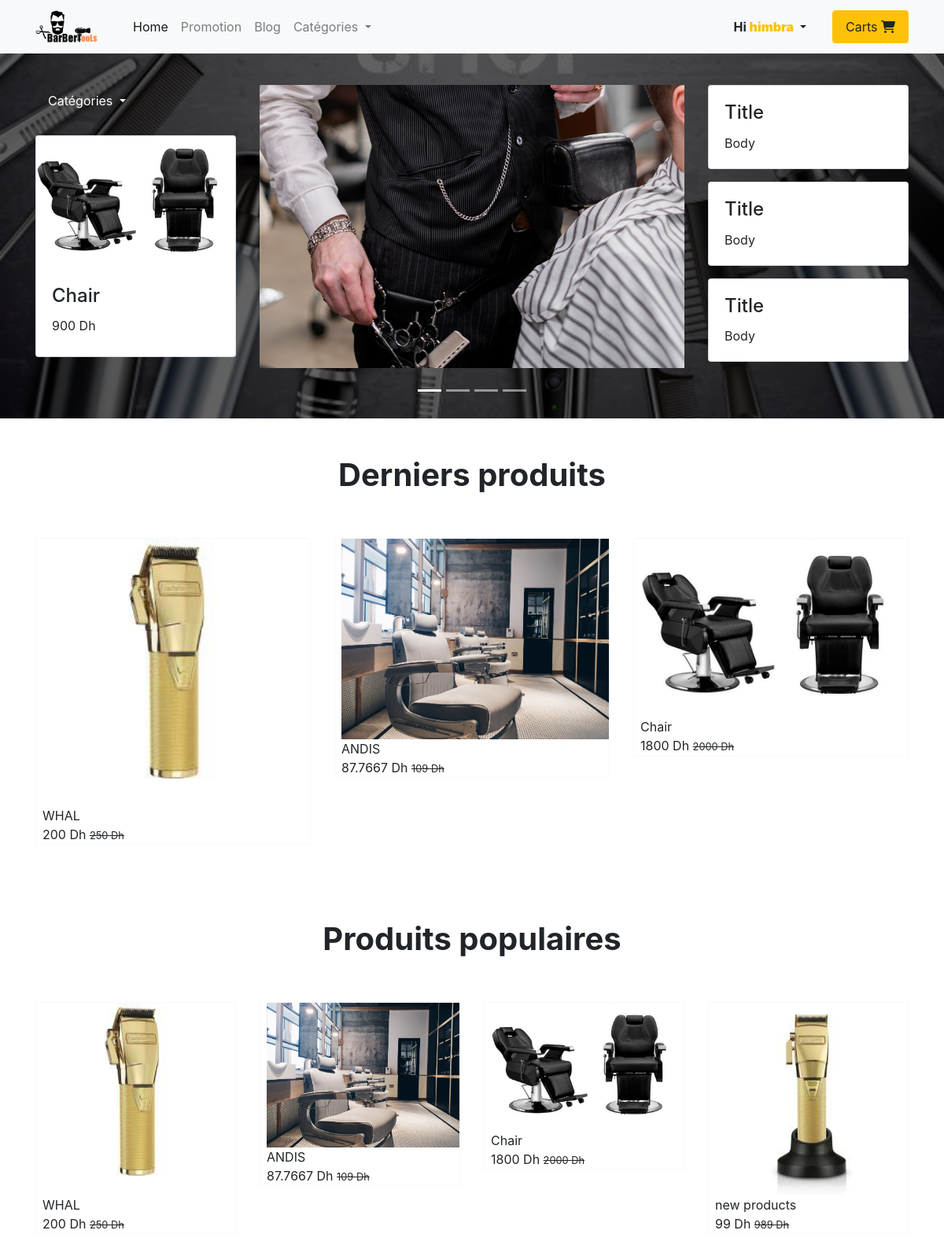
Page /website/views/index.php (signed in) on the committed database.
### tables this page shows
CREATE TABLE `users` (
  `id` int(11) NOT NULL,
  `username` varchar(255) NOT NULL,
  `Password` varchar(255) NOT NULL,
  `email` varchar(255) NOT NULL,
  `groupID` int(11) NOT NULL DEFAULT 0
);

CREATE TABLE `products` (
  `prodId` int(11) NOT NULL,
  `prodName` varchar(255) NOT NULL,
  `catId` int(11) NOT NULL,
  `description` varchar(255) NOT NULL,
  `descriptionGeneral` varchar(1000) NOT NULL,
  `price` double NOT NULL,
  `oldP` double NOT NULL,
  `statusProd` int(11) NOT NULL DEFAULT 1,
  `image` varchar(255) NOT NULL,
  `image1` varchar(255) NOT NULL,
  `image2` varchar(255) NOT NULL,
  `image3` varchar(255) NOT NULL
);

### website/models/connect.php (called while the page is built, shortened)
<?php
class DbConnect{
    private $host = 'localhost';
    private $username = 'root';
    private $password = '';
    private $database = 'barber_tools';
    protected $connection;
    public function __construct(){
        if (!isset($this->connection)) {
            $this->connection = new mysqli($this->host, $this->username, $this->password, $this->database);
        }
        return $this->connection;
    }
}
?>

### website/models/cat-class.php (called while the page is built, shortened)
<?php
include_once('connect.php');
class Category extends DbConnect{
    public function selectProd($table)
    {
        $sql = "SELECT * FROM ".$table;
        $array = array();
        $query = mysqli_query($this->connection,$sql);
        while($row = mysqli_fetch_assoc($query)){
            $array[] = $row;
        }
        return $array;
    }
}
?>

### website/models/users.php (called while the page is built, shortened)
<?php
include_once('connect.php');
class User extends DbConnect{
    public function details($sql){
        $query = $this->connection->query($sql);
        $row = $query->fetch_array();
        return $row;
    }
}

### website/models/prod-class.php (called while the page is built, shortened)
<?php
include_once('connect.php');
class Product extends DbConnect{
    public function selectProd3()
    {
        $sql = "SELECT * FROM products LIMIT 3";
        $array = array();
        $query = mysqli_query($this->connection,$sql);
        while($row = mysqli_fetch_assoc($query)){
            $array[] = $row;
        }
        return $array;
    }
    public function selectProd4()
    {
        $sql = "SELECT * FROM products LIMIT 4";
        $array = array();
        $query = mysqli_query($this->connection,$sql);
        while($row = mysqli_fetch_assoc($query)){
            $array[] = $row;
        }
        return $array;
    }
}
?>

### website/views/index.php (the view, shortened to what this page needs)
<?php
include_once('../models/users.php');
$user = new User();
if (isset($_SESSION['user'])){
$sql = "SELECT * FROM users WHERE id = '".$_SESSION['user']."'";
$row = $user->details($sql);
}
?>
<!doctype html>
<html lang="en">
<head>
    <link rel="stylesheet" href="../public/assets/css/bootstrap.min.css">
    <link rel="stylesheet" href="../public/assets/css/style.css">
</head>
<body>
    <?php include_once "includes/navbar.php"?>
    <section class="slideBg" style="background-image: url('../public/assets/images/2.jpg')">
        <div class="SlideContent">
            <div class="container py-5">
                <div class="row">
                    <div class="col-sm-3">
                        <ul class="list-group">
                            <li class="nav-item dropdown">
                                <a class="nav-link dropdown-toggle text-white" type="button"  id="navbardrop" data-toggle="dropdown">
                                    Catégories
                                </a>
                                    <?php
                                    include_once "../models/cat-class.php";
                                    ?>
                            </li>
                        </ul>
                        <div class="card text-left mt-4 h-75">
                          <img class="card-img-top" src="../public/assets/images/ch4.jpg" alt="">
                          <div class="card-body">
                            <h4 class="card-title">Chair</h4>
                            <p class="card-text">900 Dh</p>
                          </div>
                        </div>
                    </div>
                    <div class="col-sm-6 mb-3">
                        <div id="carouselId" class="carousel slide " data-ride="carousel">
                            <div class="carousel-inner" role="listbox">
                                <div class="carousel-item active">
                                    <img src="../public/assets/images/slide1.jpg" width="100%">
                                </div>
                            </div>
                            <ol class="carousel-indicators mb-n5 pb-2">
                                <li data-target="#carouselId" data-slide-to="0" class="active"></li>
                                <li data-target="#carouselId" data-slide-to="1"></li>
                                <li data-target="#carouselId" data-slide-to="2"></li>
                                <li data-target="#carouselId" data-slide-to="3"></li>
                            </ol>
                        </div>
                    </div>
                    <div class="col-sm-3 ">
                        <div class="d-flex flex-column">
                            <div class="card text-left mb-3">
                              <div class="card-body">
                                <h4 class="card-title">Title</h4>
                                <p class="card-text">Body</p>
                              </div>
                            </div>
                            <div class="card text-left mb-3">
                              <div class="card-body">
                                <h4 class="card-title">Title</h4>
                                <p class="card-text">Body</p>
                              </div>
                            </div>
                            <div class="card text-left">
                              <div class="card-body">
                                <h4 class="card-title">Title</h4>
                                <p class="card-text">Body</p>
                              </div>
                            </div>
                        </div>
                    </div>
                </div>
            </div>
        </div>
    </section>
    <section>
        <div class="container my-5">
            <h1 class="text-center"><b>Derniers produits</b></h1>
            <div class="row py-5 ">
                <?php
                include_once "../models/prod-class.php";
                $prod = new Product();
                $mr = $prod->selectProd3();
                foreach ($mr as $prodRows){
                ?>
                <div class="col-md-4">
                    <div class="thumbnail border border-light pl-2">
                        <a href="showProduct.php?id=<?php echo $prodRows['prodId'];?>">
                            <img src="../public/images/<?php echo $prodRows['image'];?>" alt="Lights" width=100%>
                            <div class="caption">
                                <a><?php echo $prodRows['prodName'];?></a><br>
                                <span><?php echo $prodRows['price'];?> Dh</span>
                                <small><del><?php echo $prodRows['oldP'];?> Dh</del></small>
                            </div>
                        </a>
                    </div>
                </div>
                <?php }?>
            </div>
        </div>
    </section>
    <section>
        <div class="container my-5">
            <h1 class="text-center"><b>Produits populaires</b></h1>
            <div class="row py-5 ">
                <?php
                include_once "../models/prod-class.php";
                $prod = new Product();
                $mr = $prod->selectProd4();
                foreach ($mr as $prodRows){
                ?>
                <div class="col-md-3" style="max-width:25%">
                    <div class="thumbnail border border-light pl-2">
                        <a href="showProduct.php?id=<?php echo $prodRows['prodId'];?>">
                            <img src="../public/images/<?php echo $prodRows['image'];?>" alt="Lights" width=100%>
                            <div class="caption">
                                <a><?php echo $prodRows['prodName'];?></a><br>
                                <span><?php echo $prodRows['price'];?> Dh</span>
                                <small><del><?php echo $prodRows['oldP'];?> Dh</del></small>
                            </div>
                        </a>
                    </div>
                </div>
                <?php }?>
            </div>
        </div>
    </section>
</body>
</html>

### website/views/includes/navbar.php (shortened to what this page needs)
<nav class="navbar navbar-expand-lg navbar-light bg-light fixed-top">
    <div class="container">
        <a class="navbar-brand" href="index.php"><img src="../public/assets/images/logo1.png" width=100></a>
        <div class="collapse navbar-collapse" id="navbarSupportedContent">
            <ul class="navbar-nav mr-auto">
                <li class="nav-item active">
                    <a class="nav-link" href="index.php">Home <span class="sr-only">(current)</span></a>
                </li>
                <li class="nav-item">
                    <a class="nav-link" href="promo.php">Promotion</a>
                </li>
                <li class="nav-item">
                    <a class="nav-link" href="blog.php">Blog</a>
                </li>
                <li class="nav-item dropdown">
                    <a class="nav-link dropdown-toggle" href="#" id="navbardrop" data-toggle="dropdown">
                        Catégories
                    </a>
                        <?php
                        include_once "../models/cat-class.php";
                        $categ = new Category();
                        $mr = $categ->selectProd("category");
                        ?>
                </li>
            </ul>
            <div class="form-inline my-2 my-lg-0">
                <?php if(isset($_SESSION['user'])): ?>
                    <div class="btn-group">
                        <dt class="dropdown-toggle mr-4" data-toggle="dropdown" aria-haspopup="true" aria-expanded="false">
                            Hi <a class="text-warning" type="button"><b><?php echo $row['username'];?></b></a>
                        </dt>
                    </div>
                <?php endif; ?>
                <a class="nav-link btn btn-warning" href="blog.php">Carts <i class="fa fa-shopping-cart" aria-hidden="true"></i></a>
            </div>
        </div>
    </div>
</nav>

### website/public/assets/css/style.css (style rules this page uses)
.slideBg { margin-top: 60px; background-image: url("../public/images/2.jpg"); background-repeat: no-repeat; background-size: cover; background-position: bottom; height: auto; }
.SlideContent { background-color:#0000009c; }

### rows in the picture
users: username "himbra"
products: image (picture), prodName "WHAL", price "200", oldP "250"
products: image (picture), prodName "ANDIS", price "87.7667", oldP "109"
products: image (picture), prodName "Chair", price "1800", oldP "2000"
products: image (picture), prodName "new products", price "99", oldP "989"
